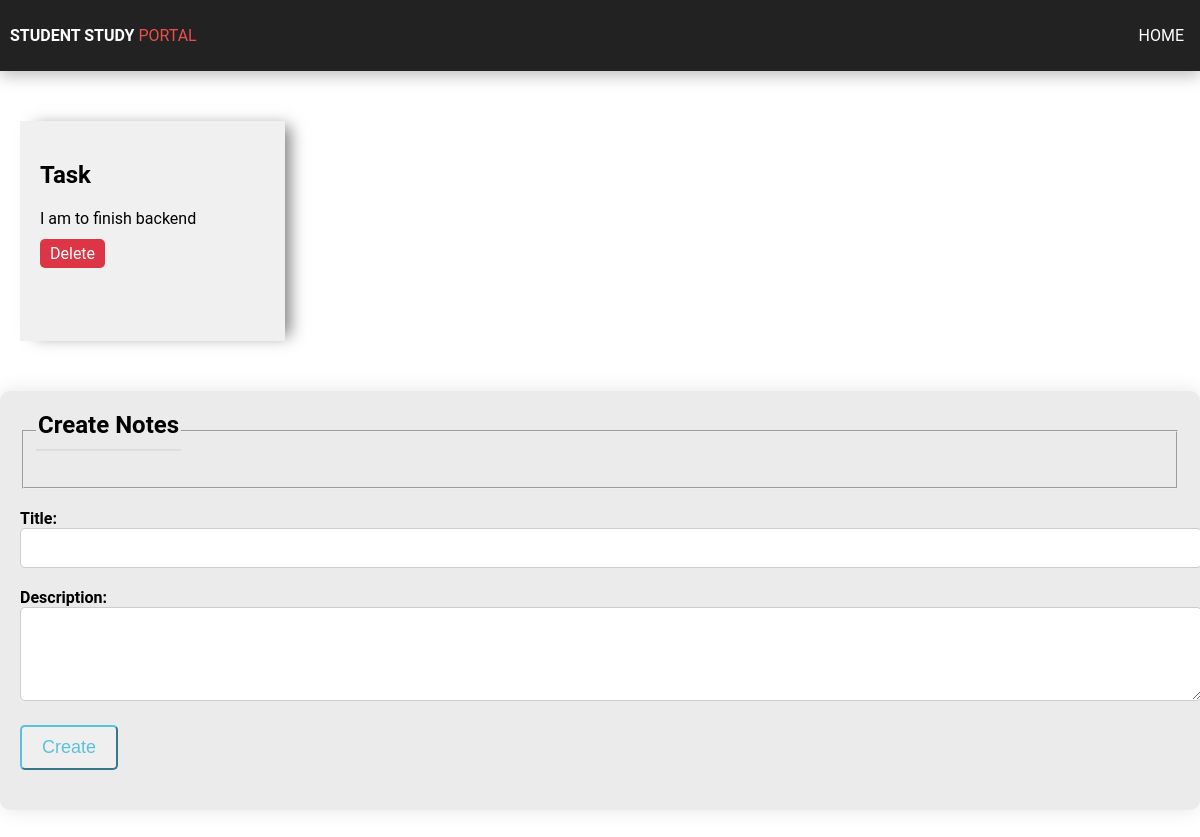
The page /notes on the database as committed earlier.
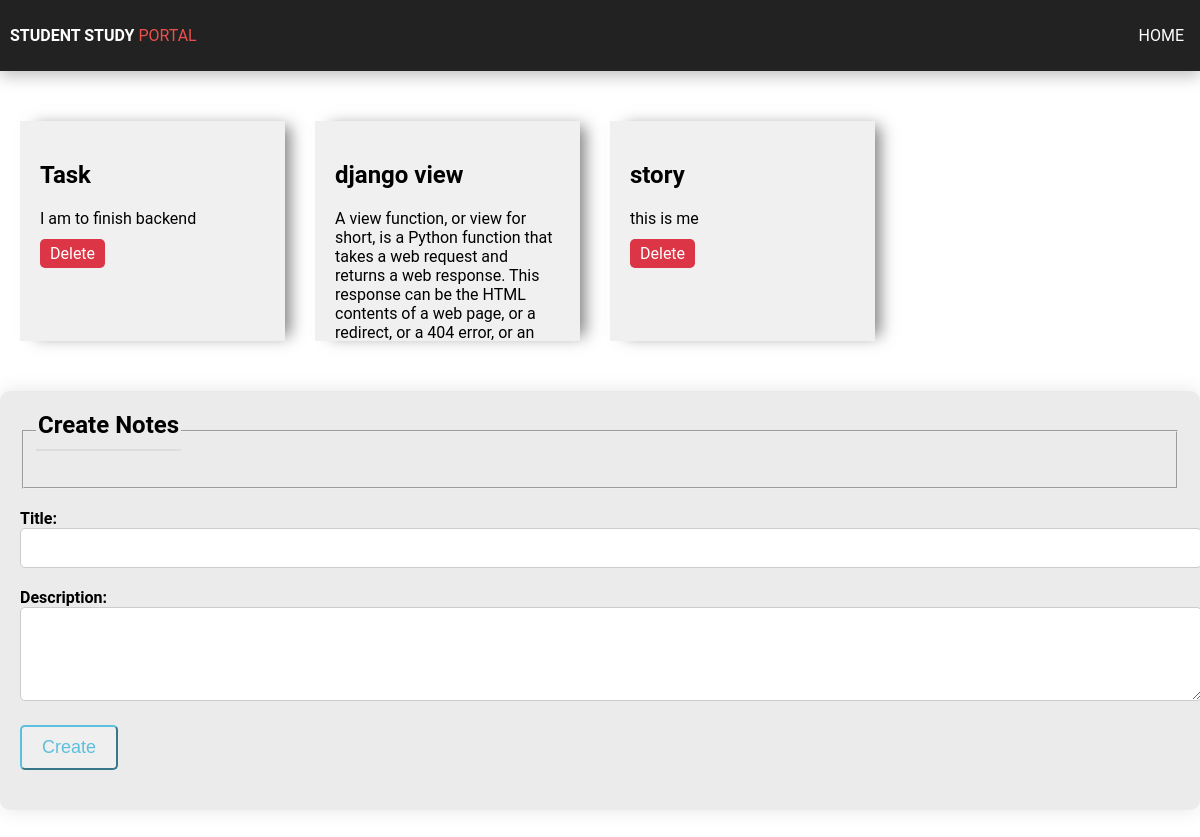
The same page on the database as committed later.
### core/models.py (models this page shows, shortened)
class Notes(models.Model):
    title = models.CharField(max_length=200)
    description = models.CharField(max_length=500)

### core/views.py (the view)
# urls.py: path('notes', notes, name='notes'),
def notes(request):
    notes = Notes.objects.all()
    if request.method == 'POST':
        title = request.POST.get('title')
        description = request.POST.get('description')
        if title and description:
            Notes.objects.create(title=title, description=description)
            return redirect('notes')
    context = {
        'notes': notes,
    }
    return render(request, 'notes.html', context)

### templates/notes.html (shortened to what this page needs)
{% extends 'base.html' %}
{% load static %}
{% block content %}
<div class="container1">
    {% for note in notes %}
      <a href="{% url 'notedetail' pk=note.pk %}" class="box-link">
        <div class="box">
          <div class="box-content">
            <h2>{{ note.title }}</h2>
            <p>{{ note.description }}</p>
            <a href="{% url 'notedelete' pk=note.pk %}" class="delete-btn">Delete</a>
          </div>
        </div>
      </a>
    {% endfor %}
  </div>
<div class="container">
    <fieldset class="form-group">
        <legend class="border-bottom mb-4">Create Notes</legend>
    </fieldset>
    <form method="POST" action="">
        <div class="form-group">
            <label for="title">Title:</label>
            <input type="text" id="title" name="title" class="form-control" required>
        </div>
        <div class="form-group">
            <label for="description">Description:</label>
            <textarea id="description" name="description" rows="4" class="form-control" required></textarea>
        </div>
        <div class="form-group">
            <button class="btn btn-outline-info" type="submit" id="createNoteBtn">
                Create
            </button>
        </div>
    </form>
</div>
{% endblock content %}

### templates/base.html (shortened to what this page needs)
<!DOCTYPE html>
<html lang="en">
<head>
</head>
<body>
    {% include "navbar.html" %}
    {% block content %}{% endblock content %}
</body>
</html>

### templates/navbar.html (shortened to what this page needs)
  <nav class="navigationWrapper">
      <div class="logoWrapper">
        <span class="stylish">Student Study</span>
        <span class="logo">PORTAL</span>
      </div>
      <ul class="navigation">
        <li class="parent"><a class="link" href="{% url "home" %}">Home</a></li>
      </ul>
  </nav>

### templates/navbar.html (style rules this page uses)
body { font-family: "Roboto", sans-serif; margin: 0; padding: 0; }
.navigationWrapper { position: relative; display: flex; align-items: center; justify-content: space-between; padding: 0px; background-color: #222; box-shadow: 0 5px 15px 0 rgba(0, 0, 0, 0.25); color: white; text-transform: uppercase; overflow: hidden; }
.logoWrapper { display: flex; margin-left: 10px; }
.stylish { font-weight: bold; }
.logo { padding-left: 4px; color: #ea4f4c; }
.navigation { display: flex; list-style-type: none; }
.parent { position: relative; padding: 0 10px; cursor: pointer; }
.link { display: block; padding: 10px 6px; text-decoration: none; color: white; transition: all 0.3s ease-in-out; }

### templates/notes.html (style rules this page uses)
.container { max-width: 100%; margin: 50px auto; padding: 20px; border-radius: 10px; box-shadow: 0px 0px 20px rgba(0, 0, 0, 0.1); background-color: #ebebeb; }
.form-group { margin-bottom: 20px; }
.form-group label { font-weight: bold; }
.form-control { width: 100%; padding: 10px; border: 1px solid #ccc; border-radius: 5px; font-size: 16px; }
.btn { padding: 10px 20px; font-size: 18px; border-radius: 5px; cursor: pointer; }
.btn-outline-info { color: #5bc0de; border-color: #5bc0de; }
legend { font-size: 24px; font-weight: bold; border-bottom: 2px solid #ddd; padding-bottom: 10px; margin-bottom: 20px; }
.box { width: 265px; height: 220px; background-color: #f0f0f0; position: relative; overflow: hidden; box-shadow: 10px 0px 15px -5px rgba(0, 0, 0, 0.5); transition: transform 0.3s ease; margin-top: 50px; margin-left: 20px; margin-right: 10px; }
.box-content { padding: 20px; }
.container1 { display: flex; }
.delete-btn { margin-top: 10px; background-color: #dc3545; color: white; border: none; padding: 5px 10px; border-radius: 5px; cursor: pointer; transition: background-color 0.3s ease; text-decoration: none; }
.box-link { color: inherit; text-decoration: none; }

Rows that differ between the two databases and show on the page:
added Notes: title "django view", description "A view function, or view for short, is a Python function that takes a web request and returns a web response. This response can be the HTML contents of a web page, or a redirect, or a 404 error, or an…"
added Notes: title "story", description "this is me"
